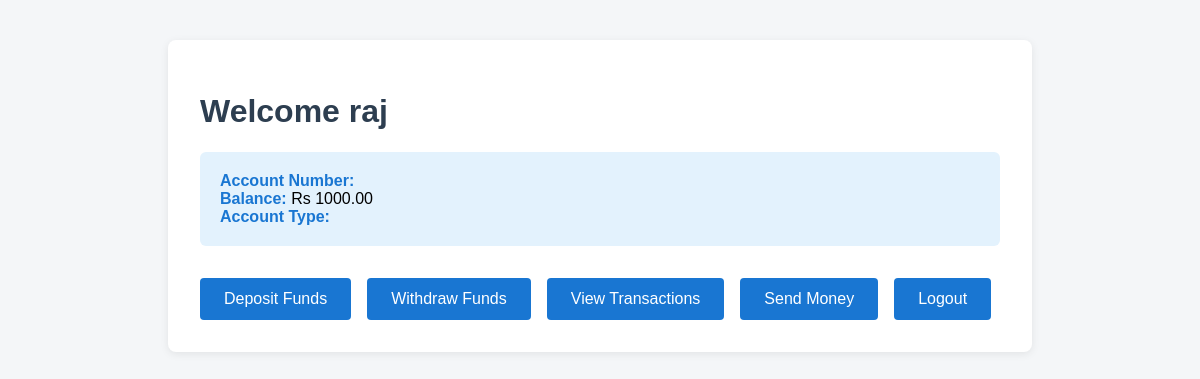
/dashboard/ (signed in), run on an earlier commit of the app's database.
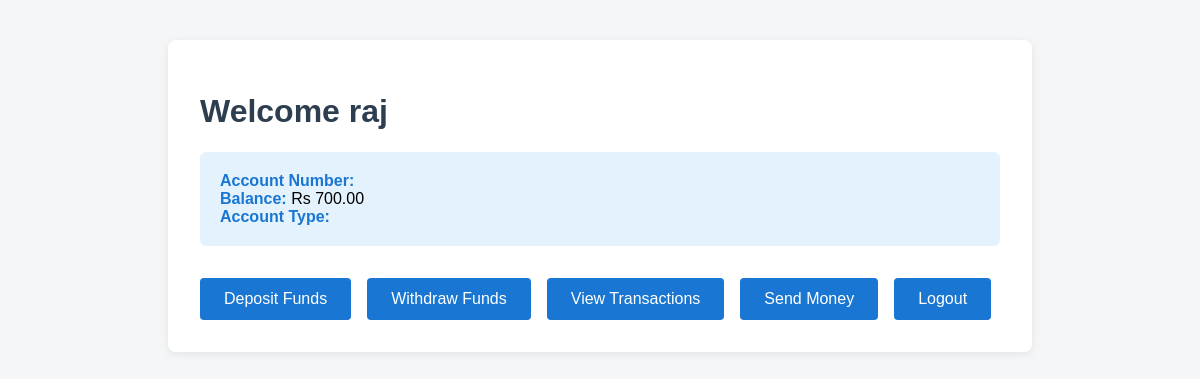
And on a later commit of the database.
### myapp/models.py (models this page shows, shortened)
class Account(models.Model):
    user = models.OneToOneField(User, on_delete=models.CASCADE)
    balance = models.DecimalField(max_digits=10, decimal_places=2, default=0.00)
    is_frozen = models.BooleanField(default=False)

### myapp/views.py (the view)
# urls.py: path('dashboard/', views.dashboard, name = 'dashboard'),
def dashboard(request):
    account, created = Account.objects.get_or_create(user=request.user)
    balance = account.balance
    return render(request, 'dashboard.html', {'balance': balance})

### templates/dashboard.html (shortened to what this page needs)
<!DOCTYPE html>
<html lang="en">
<head>
</head>
<body>
    <div class="dashboard-container">
        <h1>Welcome {{request.user.username}}</h1>
        <div class="account-summary">
            <div><span class="summary-label">Account Number:</span> {{ account.number }}</div>
            <div><span class="summary-label">Balance:</span> Rs {{ balance }}</div>
            <div><span class="summary-label">Account Type:</span> {{ account.type }}</div>
        </div>
        <div class="actions">
            <button class="action-btn" onclick="location.href='/deposit'">Deposit Funds</button>
            <button class="action-btn" onclick="location.href='/withdraw'">Withdraw Funds</button>
            <button class="action-btn" onclick="location.href='/transactions'">View Transactions</button>
            <button class="action-btn" onclick="location.href='/send-money'">Send Money</button>
            <a href="{% url 'logout' %}" class="action-btn" style="text-decoration:none; display:inline-block; text-align:center;">Logout</a>
        </div>
    </div>
</body>
</html></html>

What changed in the data, as far as the page shows it:
changed Account: balance "1000.00" → "700.00"
